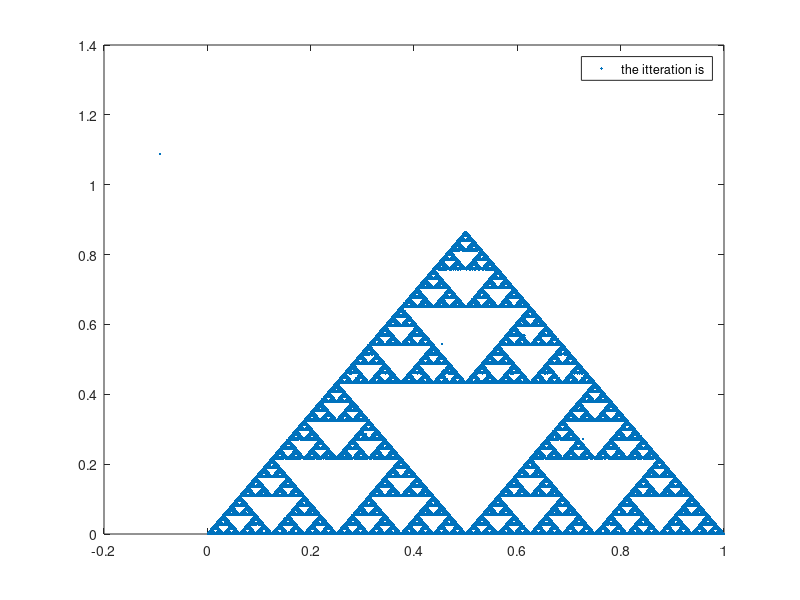

Source code (MATLAB):
close all
clc

N = 100000;
x = random('Normal',0.5,0.4,1,N); %0.5 is mean and 0.4 is standard diviation
y = random('Normal',0.5,0.4,1,N); %0.5 is mean and 0.4 is standard diviation
for i = 1:N
rand = randi([0 2]);    
    if rand == 0    
        x(i+1) = 0.5*x(i);
        y(i+1) = 0.5*y(i);
    elseif  rand == 1
        x(i+1) = 0.5*x(i) + .25;
        y(i+1) = 0.5*y(i) + sqrt(3)/4;
    else
        x(i+1) = 0.5*x(i) + .5;
        y(i+1) = 0.5*y(i);
    end
end
plot(x,y,'.')
legend(sprintf('the itteration is %s',N))